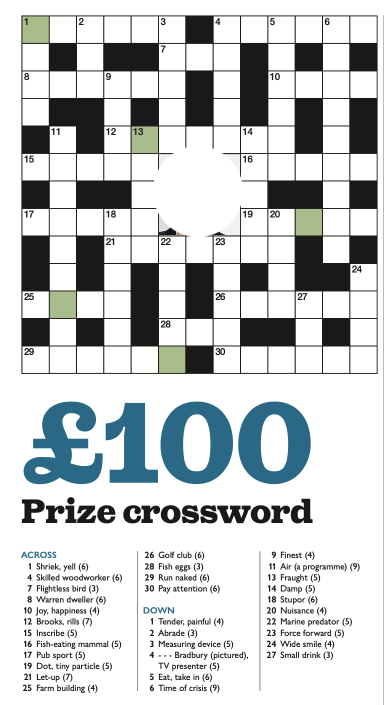
#> input picture Screenshot.png, 768 x 1410 px (shown at 1/2 size)
$ jupyter execute --allow-errors CrossWordSolver.ipynb
#> lines starting #> are read from the running program, lines starting #| are printed output that depends on the picture; after the words box and inside, x2 and y2 are one past the last pixel; in counts of white or black regions, pixels touching at a corner belong together
## Import statements

[cell 1]
from pytesseract import image_to_string
from PIL import Image
import cv2
import numpy as np
import urllib.parse
import openai
from config import OPENAI_API_KEY

## This bit separates the crossword itself from the screenshot as grid.png

[cell 2]
#Where is our image?
image_path = 'Screenshot.png'

#Preparing for cropping
im = cv2.imread(image_path)
#> im is the input picture: shape (1410, 768, 3); mean B, G, R 204.2, 203.7, 200.7
im = cv2.cvtColor(im, cv2.COLOR_BGR2GRAY)
#> im: shape (1410, 768)
im = cv2.GaussianBlur(im, (5, 5), 0)
im = cv2.adaptiveThreshold(im, 255, cv2.ADAPTIVE_THRESH_GAUSSIAN_C, cv2.THRESH_BINARY, 9, 4)
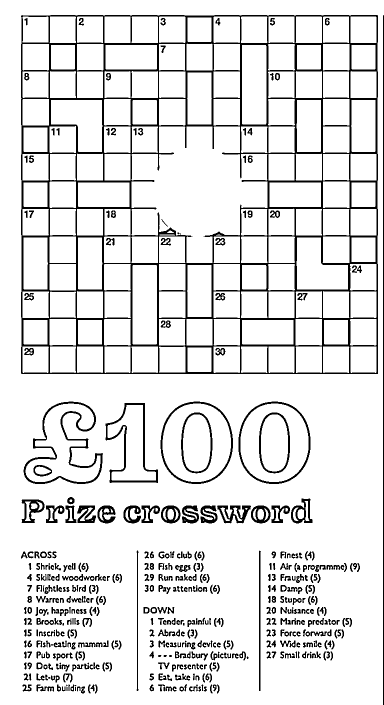
#> im: shape (1410, 768) (shown at 1/2 size); 89.1% white; 495 black regions (11 under 20 px)
cv2.imwrite("preprocess.jpg", im)

# Grid is the largest contour
contours, _ = cv2.findContours(im, cv2.RETR_LIST, cv2.CHAIN_APPROX_SIMPLE)
#> contours = 828 contours, 148 with area under 20; largest, box (x1, y1, x2, y2) and area: (0, 0, 768, 1410) 1077945, (41, 29, 757, 749) 513292, (263, 253, 535, 526) 50013, (320, 802, 467, 969) 19460, (476, 802, 622, 969) 19440
max_area = -1
max_idx = -1
for i, contour in enumerate(contours):
    area = cv2.contourArea(contour)
    if max_area < area < (im.shape[0] * im.shape[1] / 2):
        max_area = area
        max_idx = i
#> this loop made 828 passes
#> (area, max_area) on passes 8, 10, 12, 14, 24, 34, 459, 555, 588, 589, 609, 610: (25, 25), (54.5, 54.5), (87, 87), (112.5, 112.5), (150, 150), (309.5, 309.5), (357, 357), (1124, 1124), (1202, 1202), (1610, 1610), (5145.5, 5145.5), (5170, 5170)
#> area on passes 9, 11, 13, 15, 16, 17: 25, 48.5, 70, 101.5, 63.5, 64
#> after the loop, max_area = 513292.5; max_idx = 826

#Saving grid.png
rect = cv2.boundingRect(contours[max_idx])
#> rect = (41, 29, 716, 720)
print(rect)
#| (41, 29, 716, 720)
Image.open(image_path).crop((rect[0], rect[1], rect[0] + rect[2], rect[1] + rect[3])).save("grid.png")
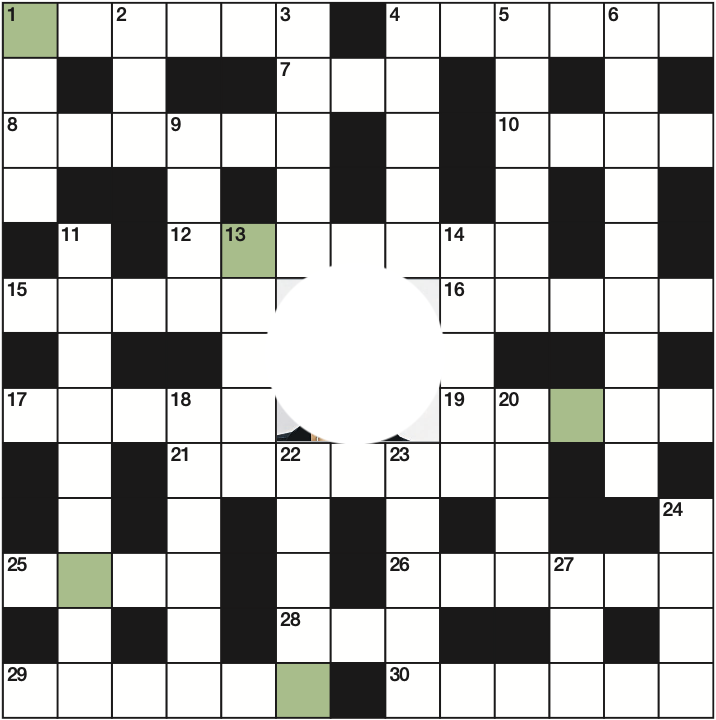
#> saved as grid.png: PIL image 716x720 RGBA; mean R, G, B, A 177.5, 177.8, 175.8, 255

## Crossword hint extraction

[cell 3]
def extract_hints_from_image(image_path):
    # Load the image
    image = cv2.imread(image_path)

    # Convert the image to grayscale for OCR
    gray = cv2.cvtColor(image, cv2.COLOR_BGR2GRAY)

    # Use pytesseract to extract text from the image
    extracted_text = str(image_to_string(gray))

    # Only consider text after "Prize crossword"
    if "Prize crossword" in extracted_text:
        extracted_text = extracted_text.split("Prize crossword")[1].strip()

    # Split the text based on 'Across' and 'Down' to separate the hints
    across_hints, down_hints = extracted_text.split("DOWN")
    across_hints = across_hints.replace("ACROSS", "").strip()

    return across_hints, down_hints

#> (the rest of this cell did not finish here and is left out)

This bit finds the green squares and gets coordinates for them
## Do we need this?
Actually no

[cell 4]
# crossword_path = 'grid.png'
#
# def detect_green_squares_and_overlay(crossword_path):
#     # Load the image
#     image = cv2.imread(crossword_path)
#
#     # Convert to HSV for color-based detection
#     hsv = cv2.cvtColor(image, cv2.COLOR_BGR2HSV)
#
#     # Define range for green color
#     lower_green = (40, 25, 25)
#     upper_green = (45, 255,255)
#
#
#     # Threshold the HSV image to get only green colors
#     mask = cv2.inRange(hsv, lower_green, upper_green)
#
#     # Convert the binary mask to a 3-channel image
#     mask_colored = cv2.cvtColor(mask, cv2.COLOR_GRAY2BGR)
#
#     # Overlay the mask on the original image
#     alpha = 0.5  # Define the opacity for overlay
#     overlay = cv2.addWeighted(image, 1 - alpha, mask_colored, alpha, 0)
#
#     # Find contours to detect squares
#     contours, _ = cv2.findContours(mask, cv2.RETR_EXTERNAL, cv2.CHAIN_APPROX_SIMPLE)
#
#     # Placeholder list to store positions of green squares
#     positions = []
#
#     for contour in contours:
#         # Compute the center of the contour
#         M = cv2.moments(contour)
#         if M["m00"] != 0:
#             cX = int(M["m10"] / M["m00"])
#             cY = int(M["m01"] / M["m00"])
#
#             # Ignore the center element (based on contour area, adjust the threshold as needed)
#             if cv2.contourArea(contour) < 5000:  # 5000 is an example threshold, adjust as necessary
#                 positions.append((cX, cY))
#
#                 # Draw a circle at the detected position on the overlay
#                 cv2.circle(overlay, (cX, cY), 5, (0, 0, 255), -1)  # Drawing in red for visibility
#
#     # Display the overlay
#     cv2.imshow("Overlay", overlay)
#     cv2.waitKey(0)
#     cv2.destroyAllWindows()
#
#     print(type(positions))
#     print(positions)
#     return positions
#
#
# detect_green_squares_and_overlay(crossword_path)
#

## Experimental bit turned core with the following steps:
#### 1. Use contours to detect every square
#### 2. Get coordinates for every square
#### 3. Based on squares per X coordinates+-2/3 get the size and shape of grid
#### 4. Read contents of every square one by one, and based on findings append symbol to matrix
#### 5. Return matrix
Except in our use case it's always 13 X 13 so we're simplifying

[cell 5]
# Load the image
img = cv2.imread('grid.png')

# Convert to grayscale
gray = cv2.cvtColor(img, cv2.COLOR_BGR2GRAY)
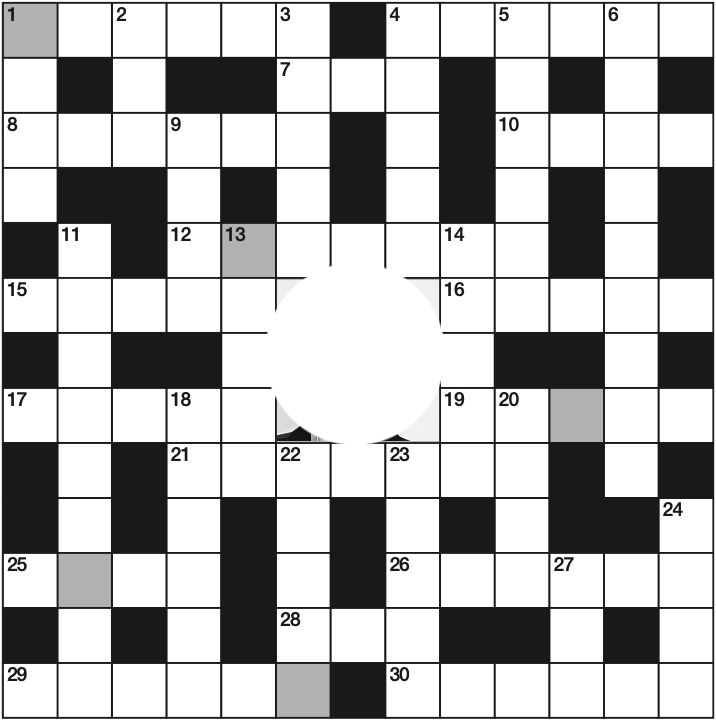
#> gray: shape (720, 716); min 8, max 255, mean 177.4

# Apply adaptive thresholding
adaptive_thresh = cv2.adaptiveThreshold(gray, 255, cv2.ADAPTIVE_THRESH_GAUSSIAN_C, cv2.THRESH_BINARY_INV, 11, 2)
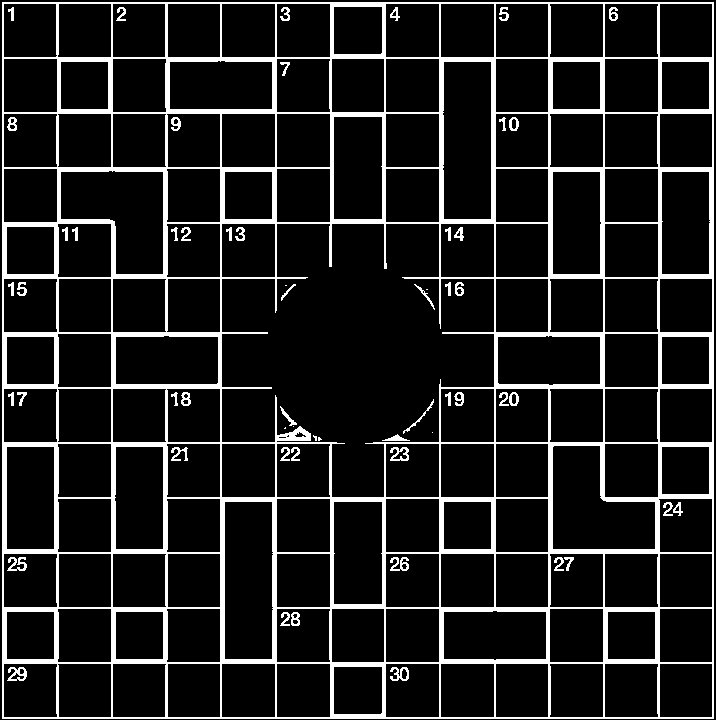
#> adaptive_thresh: shape (720, 716); 12.1% white; 58 white regions (7 under 20 px), largest, box (x1, y1, x2, y2) and area: (2, 2, 714, 719) 58519, (7, 667, 27, 681) 156, (390, 557, 409, 571) 151

# Use morphological operations to clean up the image
kernel = np.ones((5, 5), np.uint8)
cleaned_thresh = cv2.morphologyEx(adaptive_thresh, cv2.MORPH_CLOSE, kernel)
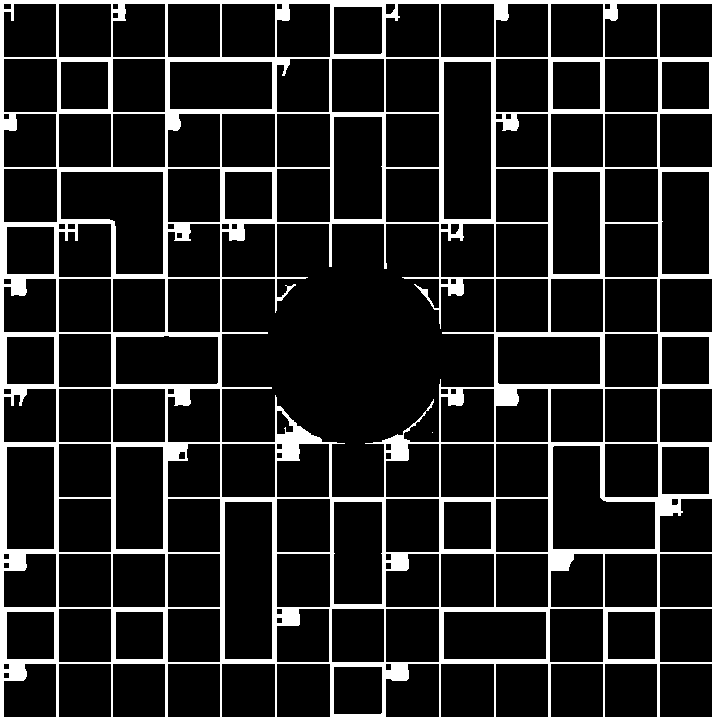
#> cleaned_thresh: shape (720, 716); 13.9% white; 2 white regions (1 under 20 px), largest, box (x1, y1, x2, y2) and area: (0, 0, 716, 720) 71803

# Divide the image into a 13x13 grid to get the coordinates of each cell
cell_width = img.shape[1] // 13
#> cell_width = 55
cell_height = img.shape[0] // 13
#> cell_height = 55
grid_coordinates = [(j*cell_width, i*cell_height, cell_width, cell_height) for i in range(13) for j in range(13)]
#> grid_coordinates = 169 items, first 6: (0, 0, 55, 55), (55, 0, 55, 55), (110, 0, 55, 55), (165, 0, 55, 55), (220, 0, 55, 55), (275, 0, 55, 55)

# Analyze each cell to determine its type (black, white, numbered, green)
# Function to determine the content of a square based on its mean pixel value and presence of small details (numbers)
def determine_square_content_v2(roi_gray, roi_thresh):
    mean_val = np.mean(roi_gray)

    # Calculate the ratio of white pixels in the thresholded ROI
    white_ratio = np.sum(roi_thresh == 255) / (roi_thresh.shape[0] * roi_thresh.shape[1])

    # If the mean value is low and the white ratio is low, it's likely a black square
    if mean_val < 50 and white_ratio < 0.2:
        return 'X'
    # If the mean value is high and the white ratio is high, it's a white square
    elif mean_val > 200 and white_ratio > 0.75:
        # Check for numbers in the square
        contours, _ = cv2.findContours(roi_thresh, cv2.RETR_EXTERNAL, cv2.CHAIN_APPROX_SIMPLE)
        if contours and cv2.contourArea(max(contours, key=cv2.contourArea)) < 0.15 * roi_thresh.size:
            return "(num)"  # Placeholder for numbered square
        else:
            return 'O'
    # If the mean value is between the thresholds, it's likely a green square
    else:
        # Check for numbers in the green square
        contours, _ = cv2.findContours(roi_thresh, cv2.RETR_EXTERNAL, cv2.CHAIN_APPROX_SIMPLE)
        if contours and cv2.contourArea(max(contours, key=cv2.contourArea)) < 0.15 * roi_thresh.size:
            return "(numG)"  # Placeholder for numbered green square
        else:
            return 'G'

text_matrix = []
row = []
for i, coord in enumerate(grid_coordinates):
    x, y, w, h = coord
    roi_gray = gray[y:y+h, x:x+w]
    _, roi_thresh = cv2.threshold(roi_gray, 127, 255, cv2.THRESH_BINARY)
    content = determine_square_content_v2(roi_gray, roi_thresh)
    row.append(content)
    # Check if we've processed 13 squares (one row)
    if (i + 1) % 13 == 0:
        text_matrix.append(row)
        row = []
#> this loop made 169 passes
#> (coord, x, y, mean_val in determine_square_content_v2, white_ratio in determine_square_content_v2, content) on passes 1 to 3: ((0, 0, 55, 55), 0, 0, 169.9, 0.915, 'G'), ((55, 0, 55, 55), 55, 0, 237.6, 0.93, 'O'), ((110, 0, 55, 55), 110, 0, 233.9, 0.908, 'O')
#> pass 1, `_, roi_thresh = cv2.threshold(roi_gray, 127, 255, cv2.THRESH_BINARY)`:
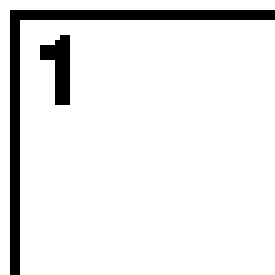
#> roi_thresh: shape (55, 55) (shown 5 times larger); 91.5% white; black in thin lines or dots
#> after the loop:
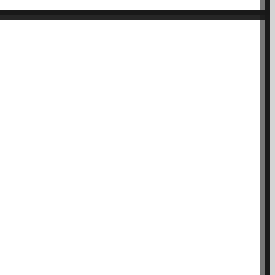
#> roi_gray: shape (55, 55) (shown 5 times larger); min 24, max 255, mean 239.8
#> after the loop, text_matrix = 13 items

text_matrix

## This saves every single cell as a separate image for OCR

[cell 6]
# Function to save every single square except the middle 3x3 squares
save_dir = "numbered_squares/"
def save_all_squares(img, coords):
    saved_files_all = []  # To keep track of saved files
    for i in range(13):
        for j in range(13):
            # Ignoring the middle 3x3 squares
            if 5 <= i <= 7 and 5 <= j <= 7:
                continue
            idx = i*13 + j
            x, y, w, h = coords[idx]
            roi = img[y:y+h, x:x+w]

            # Using direct string concatenation for filename
            filename = save_dir + f"all_squares_{i}_{j}.png"

            # Attempt to save the image and raise an exception if saving fails
            if not cv2.imwrite(filename, roi):
                raise Exception(f"Could not write image at position {i}, {j} to {filename}")

            saved_files_all.append(filename)
#> this loop made 13 passes
#> pass 1, ``:
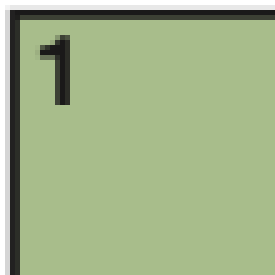
#> saved as all_squares_0_0.png: shape (55, 55, 3) (shown 5 times larger); mean B, G, R 137.5, 180.1, 162.3
#> pass 1, ``:
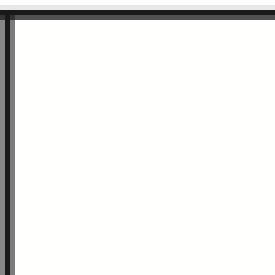
#> saved as all_squares_0_3.png: shape (55, 55, 3) (shown 5 times larger); mean B, G, R 238.2, 239.1, 239.1
#> after the loop, saved_files_all = 160 items
    return saved_files_all  # Return the list of saved files


# Save every square except the middle 3x3 ones
saved_files_all = save_all_squares(img, grid_coordinates)
#> saved_files_all = 160 items

saved_files_all  # Display the first 5 saved file paths for verification

## This generates the OCR matrix with numbers and their locations

[cell 7]
import pytesseract
from PIL import Image

# Initialize the matrix
ocr_matrix = [[0 for _ in range(13)] for _ in range(13)]
#> ocr_matrix = 13 items
#> `cropped_image = image.crop((4, 3, 25, 27))`:
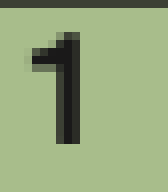
#> cropped_image: PIL image 21x24 RGB (shown 8 times larger); mean R, G, B 151.2, 169.6, 125.5

# Process saved squares using pytesseract
#> (the rest of this cell did not finish here and is left out)

## This will join the two matrices together into combined_matrix

[cell 8]
# Combining the two matrices according to the given rules
combined_matrix = []
for ocr_row, text_row in zip(ocr_matrix, text_matrix):
    combined_row = []
    for ocr_element, text_element in zip(ocr_row, text_row):
        # Rule for 'X' in either matrix
        if ocr_element == 'X' or text_element == 'X':
            combined_row.append('X')
        # Rule for 'G' and a number
        elif text_element == 'G' and isinstance(ocr_element, int) and ocr_element != 0:
            combined_row.append(f'({ocr_element}G)')
        # Rule for 'O' and 'G'
        elif text_element == 'G':
            combined_row.append('G')
        # Rule for 'O' and a number
        elif isinstance(ocr_element, int) and ocr_element != 0:
            combined_row.append(f'({ocr_element})')
        # Rule for 'O' and 0
        else:
            combined_row.append('O')
    combined_matrix.append(combined_row)
#> after the loop, combined_matrix = 13 items
print(combined_matrix)
#> (printed output is left out)

## This will test if our manually made matrix matches the automated matrix

[cell 9]
# [11 lines of commented-out code are left out]

## Alternative approach
###### Potentially could use corssword-solver.io instead of GPT4 as it could be more accurate when dealing word by word? Could also:
1. Identify which clues give any green letters at all
2. Resolve those
3. Use logic/GPT to find which letters correspond to green squares
4. Use GPT to come up with words with these letters

[cell 10]
# Taking 'across' and 'down' contents and making it into a dictionary
# [23 lines left out: function parse_section, not called in this run]

#> (the rest of this cell did not finish here and is left out)

[cell 11]
# Identifying which clues potentially give any green letters at all
def find_green_clues_refined(matrix):
    green_positions = [(i, j) for i, row in enumerate(matrix) for j, cell in enumerate(row) if 'G' in cell]
#> green_positions = [(0, 0), (4, 4), (7, 10), (10, 1), (12, 5)]
    clues = set()

    for pos in green_positions:
        i, j = pos

        temp_j = j
        while temp_j >= 0:
            if matrix[i][temp_j][0] == '(':
                clue_num = ''.join([ch for ch in matrix[i][temp_j] if ch.isdigit()])
                clues.add(f"{clue_num} across")
            if matrix[i][temp_j] == 'X':
                break
            temp_j -= 1

        temp_i = i
        while temp_i >= 0:
            if matrix[temp_i][j][0] == '(':
                clue_num = ''.join([ch for ch in matrix[temp_i][j] if ch.isdigit()])
                clues.add(f"{clue_num} down")
            if matrix[temp_i][j] == 'X':
                break
            temp_i -= 1
#> this loop made 5 passes
#> (i, j) on passes 1 to 5: (0, 0), (4, 4), (7, 10), (10, 1), (12, 5)
#> after the loop, clues = 0 items

    return list(clues)


# [11 lines left out: function filter_given_clues, not called in this run]


# Identify the clues for green boxes
refined_clue_list = find_green_clues_refined(combined_matrix)
#> refined_clue_list = []

# Filter the given clues based on the identified clues
#> (the rest of this cell did not finish here and is left out)
